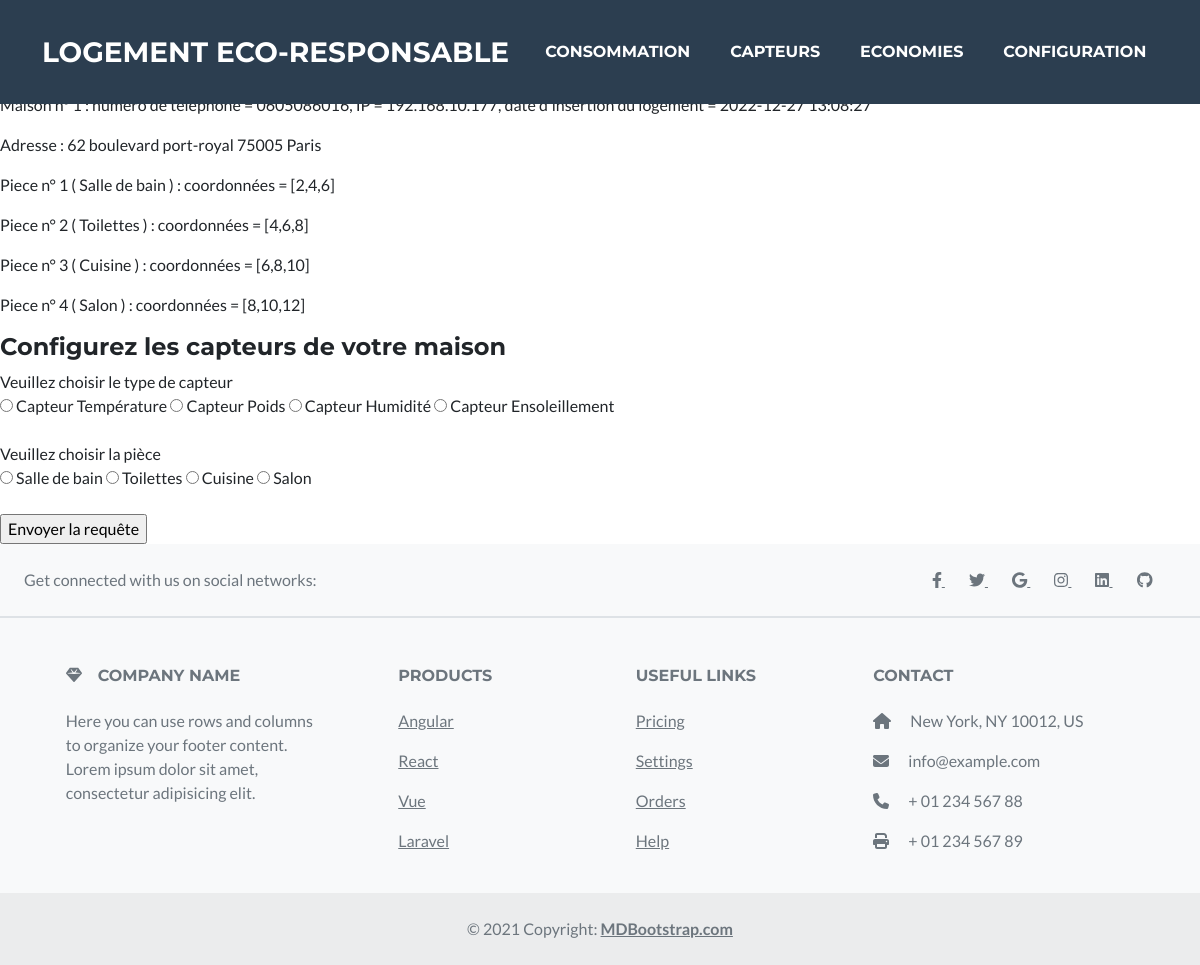
The app's page /website_php/configuration.php, older data.
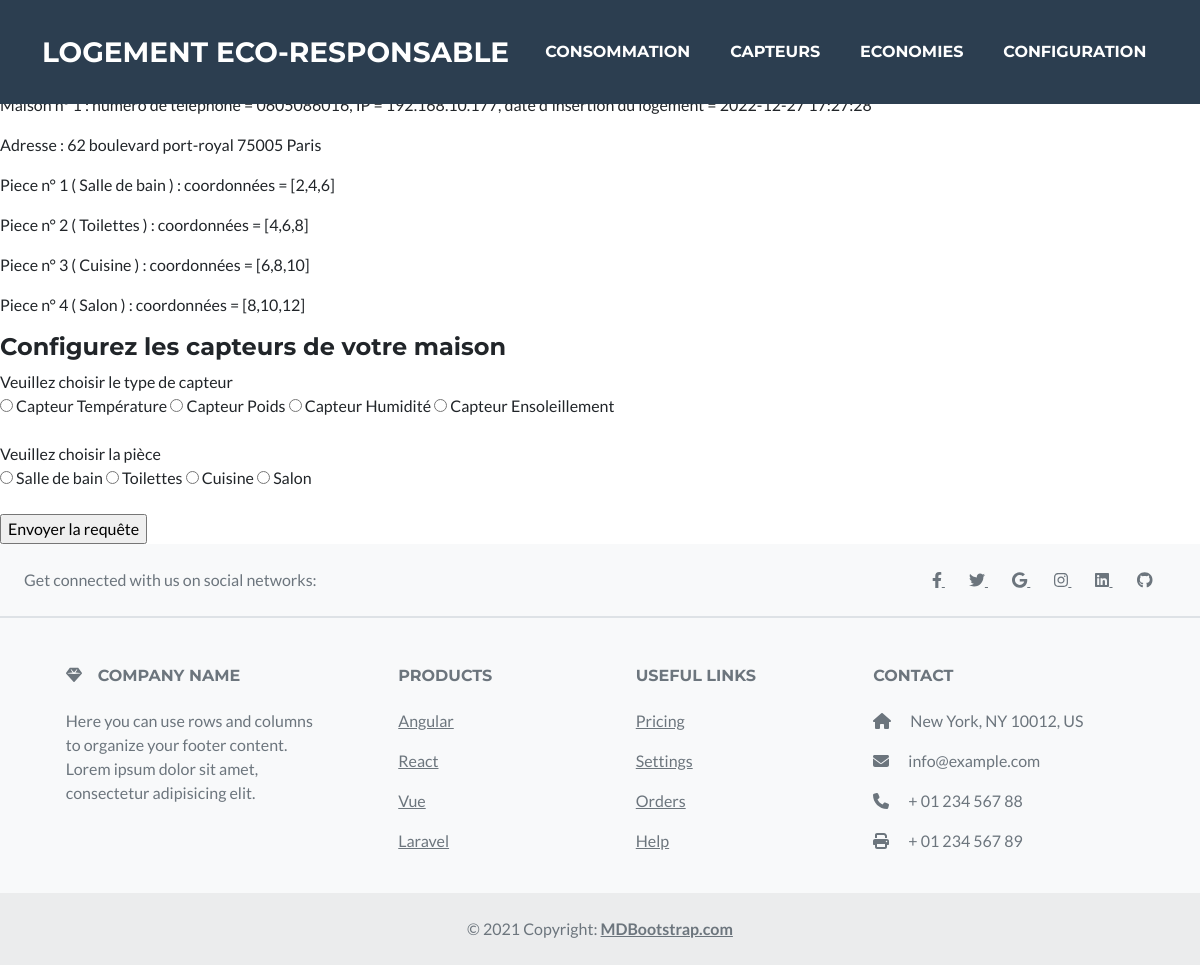
The same page, newer data.
### tables this page shows
CREATE TABLE Logement (id INTEGER PRIMARY KEY AUTOINCREMENT, Numero_Telephone TEXT NOT NULL, IP TEXT NOT NULL, Date_Insertion TIMESTAMP DEFAULT CURRENT_TIMESTAMP, 
	Id_Adresse INTEGER NOT NULL, FOREIGN KEY (Id_Adresse) REFERENCES Adresse(id));

### website_php/configuration.php (the view, shortened to what this page needs)
<!DOCTYPE html>
<html lang="en">
<head>
  <?php include('includes/header.php'); ?>
</head>
<body class="fixed-sn mdb-skin-custom">
  <?php include('includes/navigation.php'); ?>
<main class="">
  <section id="configuration">
  <h4>Vous trouverez ici toutes les informations concernant votre logement </h4>
  <?php
  $db = new SQLite3('../logement.db');
  $stm = $db->prepare('SELECT * FROM Logement');
  $res = $stm->execute();
  $row = $res->fetchArray()
  ?>
  <p> <?php echo "Maison n° $row[0] : numéro de téléphone = $row[1], IP = $row[2], date d'insertion du logement = $row[3]"; ?> </p>
  <?php
  $stm = $db->prepare('SELECT * FROM Adresse WHERE id = ?');
  $stm->bindValue(1,$row[4],SQLITE3_INTEGER);
  $res = $stm->execute();
  $row = $res->fetchArray();
  $stm = $db->prepare('SELECT * FROM Ville WHERE Code = ?');
  $stm->bindValue(1,$row[4],SQLITE3_INTEGER);
  $res = $stm->execute();
  $row_Ville = $res->fetchArray();
  ?>
  <p> <?php echo "Adresse : $row[1] $row[2] $row[3] $row[4] $row_Ville[1]"; ?> </p>
  <?php
  $stm = $db->prepare('SELECT * FROM Piece');
  $res = $stm->execute();
  while ($row = $res->fetchArray()): ?>
    <p> <?php echo "Piece n° $row[0] ( $row[1] ) : coordonnées = [$row[2],$row[3],$row[4]]"; ?> </p>
  <?php endwhile; ?>
  <h4>Configurez les capteurs de votre maison </h4>
  <form method="post">
    <label>Veuillez choisir le type de capteur</label>
    <input type = "radio" name = "subject0" value = "capteur_temperature"> Capteur Température
    <input type = "radio" name = "subject0" value = "capteur_poids"> Capteur Poids
    <input type = "radio" name = "subject0" value = "capteur_humidite"> Capteur Humidité
    <input type = "radio" name = "subject0" value = "capteur_ensoleillement"> Capteur Ensoleillement
    <label>Veuillez choisir la pièce</label>
    <input type = "radio" name = "subject" value = "salle_de_bain"> Salle de bain
    <input type = "radio" name = "subject" value = "toilettes"> Toilettes
    <input type = "radio" name = "subject" value = "cuisine"> Cuisine
    <input type = "radio" name = "subject" value = "salon"> Salon
    <input type="submit" name="button1" value="Envoyer la requête"/>
  </form>
</section>
</main>
<?php include('includes/footer_style.php'); ?>
</body>
</html>

Row changes from the older to the newer data that the page shows:
changed logement id 1: Date_Insertion "2022-12-27 13:08:27" → "2022-12-27 17:27:28"
